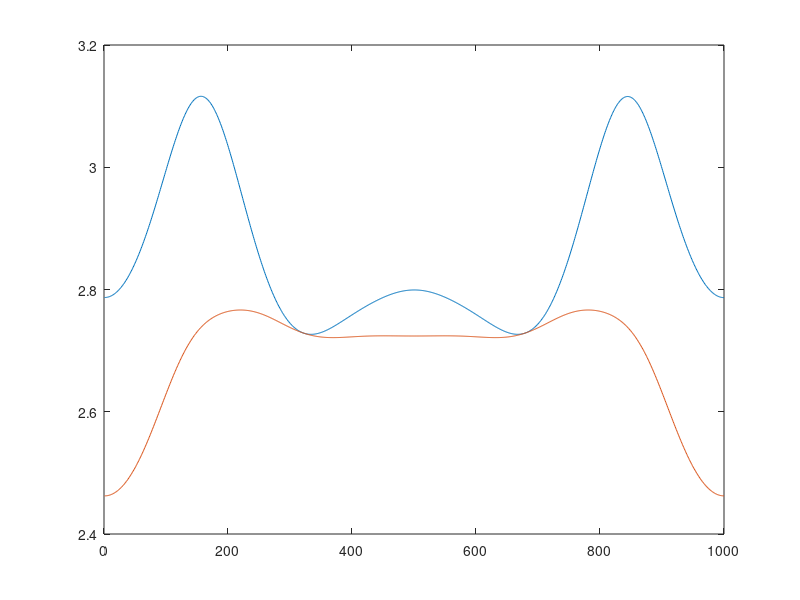

Source code (MATLAB): (Note: this script raises an error after producing the figure.)
%%% Purpose: 
%%%     Plot the results for the Panda robot performing the pick-place motion
%%%     
%%% Last revision: 30 May 2024

clear all
close all
clc

load('results/q_Traj1_PI.txt','-ascii')
load('results/RefMass_Traj1_PI.txt','-ascii')
load('results/nIter_Traj1_PI.txt','-ascii')
load('results/Error_Traj1_PI.txt','-ascii')
load('results/q_Traj1_Grad.txt','-ascii')
load('results/RefMass_Traj1_Grad.txt','-ascii')
load('results/nIter_Traj1_Grad.txt','-ascii')
load('results/Error_Traj1_Grad.txt','-ascii')

figure(1);
plot([RefMass_Traj1_PI;RefMass_Traj1_Grad]');
axis([0 length(RefMass_Traj1_PI) -inf inf]);
axis('auto y');

figure(2);
tiledlayout(2,1)
ax1 = nexttile;
plot(ax1,q_Traj1_PI);
title(ax1,'Pseudo Inverse solution');
axis([0 length(q_Traj1_PI) -3 2.5]);
% axis([0 600 -inf inf]);
% axis('auto y');
ax2 = nexttile;
plot(ax2,q_Traj1_Grad);
title(ax2,'DRM-Minimizing solution');
axis([0 length(q_Traj1_Grad) -3 2.5]);
% axis([0 600 -inf inf]);
% axis('auto y');

figure(3);
p3 = bar(nIter_Traj1_Grad,0.99,'FaceColor',[0.4660 0.6740 0.1880]);
% p3(1).FaceColor = [0.4660 0.6740 0.1880];
hold;
figure(3);
bar(nIter_Traj1_PI,0.9,'FaceColor',[0.9290 0.6940 0.1250]);
hold;
